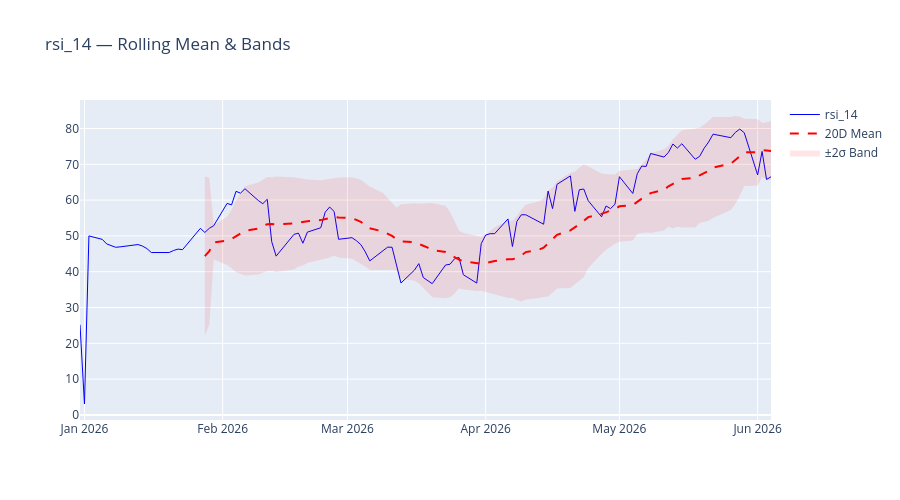

The cell this chart's notebook holds for it:
### Markdown cell above
## 6. Rolling Statistics

Compute rolling mean and standard deviation for key features.

### Code cell
if not features_df.empty:
    target_feature = None
    for f in ["rsi_14", "volatility_20", "atr_14"]:
        if f in features_df.columns:
            target_feature = f
            break

    if target_feature:
        date_col = "date" if "date" in features_df.columns else None
        x = features_df[date_col] if date_col else features_df.index

        rolling_mean = features_df[target_feature].rolling(20).mean()
        rolling_std = features_df[target_feature].rolling(20).std()

        fig = go.Figure()
        fig.add_trace(go.Scatter(x=x, y=features_df[target_feature], name=target_feature, line=dict(width=1, color="blue")))
        fig.add_trace(go.Scatter(x=x, y=rolling_mean, name="20D Mean", line=dict(dash="dash", color="red")))
        fig.add_trace(go.Scatter(
            x=pd.concat([x, x.iloc[::-1]]),
            y=pd.concat([rolling_mean + 2 * rolling_std, (rolling_mean - 2 * rolling_std).iloc[::-1]]),
            fill="toself", fillcolor="rgba(255,0,0,0.1)",
            line=dict(color="rgba(255,255,255,0)"), name="±2σ Band",
        ))

        fig.update_layout(title=f"{target_feature} — Rolling Mean & Bands", height=500)
        fig.show()
else:
    print("No data for rolling analysis")
